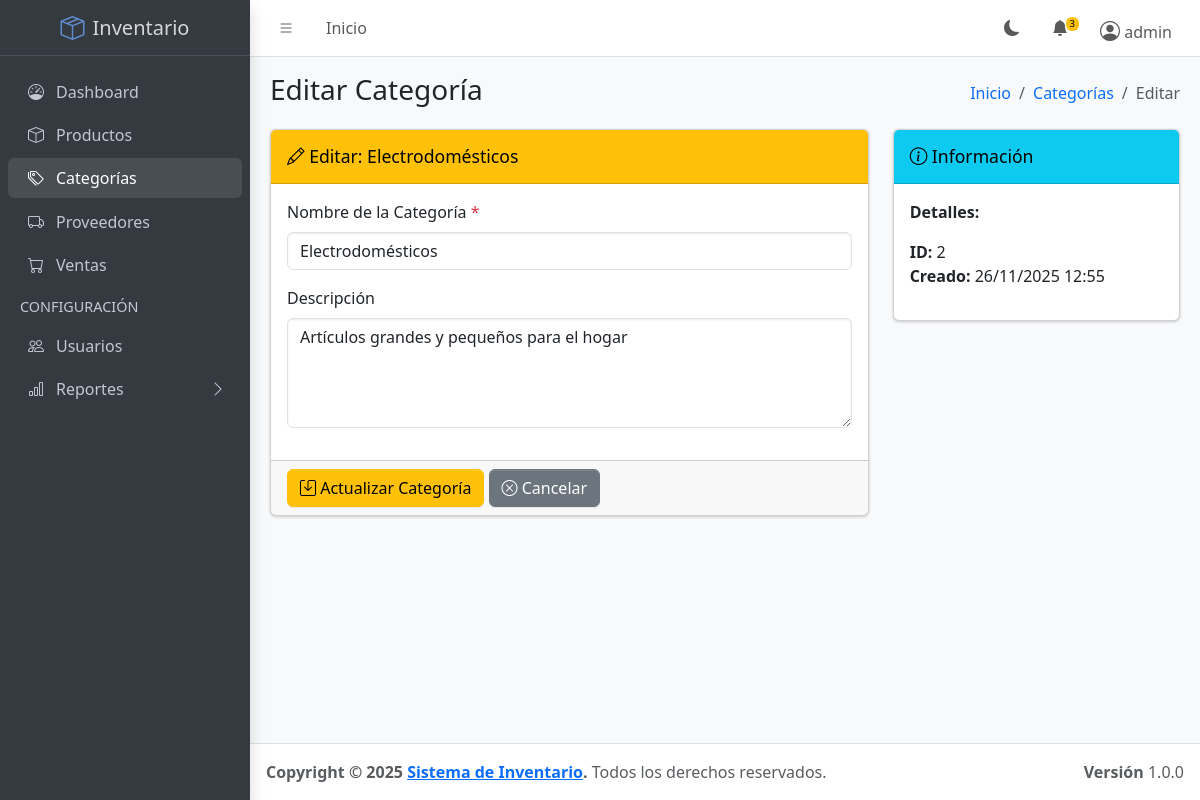
Screenshot of /public/category/edit/2 (signed in) with the database file from the repository.
### tables this page shows
CREATE TABLE `categories` (
  `id` int(11) NOT NULL,
  `name` varchar(100) NOT NULL,
  `description` text DEFAULT NULL,
  `created_at` timestamp NOT NULL DEFAULT current_timestamp()
);

### app/core/Controller.php (called while the page is built, shortened)
<?php
class Controller {
    public function model($model) {
        return new $model();
    }
    public function view($view, $data = []) {
        extract($data);
        require_once '../app/views/' . $view . '.php';
    }
}

### app/controllers/CategoryController.php (called while the page is built, shortened)
<?php
class CategoryController extends Controller
{
    public function edit($params)
    {
        $id = $params[0] ?? null;
        $categoryModel = $this->model('Category');
        $category = $categoryModel->getById($id);
        $data = [
            'title' => 'Editar Categoría',
            'category' => $category,
            'error' => $_SESSION['category_error'] ?? null
        ];
        $this->view('categories/edit', $data);
    }
}

### public/index.php (called while the page is built, shortened)
<?php
require_once '../app/config/db.php';
require_once '../app/core/Controller.php';
require_once '../app/core/Model.php';
$url = isset($_GET['url']) ? $_GET['url'] : '';
$router = new Router();
$router->route($url);

### app/core/Model.php (called while the page is built, shortened)
<?php
class Model {
    protected $db;
    protected $table;
    public function __construct() {
        $database = new Database();
        $this->db = $database->connect();
    }
    public function getById($id) {
        $query = "SELECT * FROM {$this->table} WHERE id = :id";
        $stmt = $this->db->prepare($query);
        $stmt->bindParam(':id', $id);
        $stmt->execute();
        return $stmt->fetch();
    }
}

### app/config/db.php (called while the page is built, shortened)
<?php
class Database
{
    private $host = 'localhost';
    private $db_name = 'inventory_system';
    private $username = 'root';
    private $password = '';
    public function connect()
    {
        $this->conn = null;
        try {
            $this->conn = new PDO('mysql:host=' . $this->host . ';dbname=' . $this->db_name, $this->username, $this->password);
            $this->conn->setAttribute(PDO::ATTR_ERRMODE, PDO::ERRMODE_EXCEPTION);
            $this->conn->setAttribute(PDO::ATTR_DEFAULT_FETCH_MODE, PDO::FETCH_ASSOC);
            $this->conn->exec("set names utf8");
        } catch (PDOException $e) {
            echo 'Connection Error: ' . $e->getMessage();
        }
        return $this->conn;
    }
}

### app/models/Category.php (called while the page is built, shortened)
<?php
class Category extends Model
{
    public function __construct()
    {
        $this->table = 'categories';
    }
}

### app/views/categories/edit.php (the view, shortened to what this page needs)
<?php require_once '../app/views/layouts/header.php'; ?>
<?php require_once '../app/views/layouts/sidebar.php'; ?>
<div class="app-content-header">
    <div class="container-fluid">
        <div class="row">
            <div class="col-sm-6">
                <h3 class="mb-0">Editar Categoría</h3>
            </div>
            <div class="col-sm-6">
                <ol class="breadcrumb float-sm-end">
                    <li class="breadcrumb-item"><a href="/GestionInventario/public/">Inicio</a></li>
                    <li class="breadcrumb-item"><a href="/GestionInventario/public/category">Categorías</a></li>
                    <li class="breadcrumb-item active">Editar</li>
                </ol>
            </div>
        </div>
    </div>
</div>
<div class="app-content">
    <div class="container-fluid">
        <div class="row">
            <div class="col-md-8">
                <div class="card card-warning">
                    <div class="card-header">
                        <h3 class="card-title">
                            <i class="bi bi-pencil"></i> Editar: <?= htmlspecialchars($category['name']) ?>
                        </h3>
                    </div>
                    <form action="/GestionInventario/public/category/update/<?= $category['id'] ?>" method="POST">
                        <div class="card-body">
                            <div class="mb-3">
                                <label for="name" class="form-label">Nombre de la Categoría <span class="text-danger">*</span></label>
                                <input type="text"
                                       class="form-control"
                                       id="name"
                                       name="name"
                                       value="<?= htmlspecialchars($category['name']) ?>"
                                       required>
                            </div>
                            <div class="mb-3">
                                <label for="description" class="form-label">Descripción</label>
                                <textarea class="form-control"
                                          id="description"
                                          name="description"
                                          rows="4"><?= htmlspecialchars($category['description']) ?></textarea>
                            </div>
                        </div>
                        <div class="card-footer">
                            <button type="submit" class="btn btn-warning">
                                <i class="bi bi-save"></i> Actualizar Categoría
                            </button>
                            <a href="/GestionInventario/public/category" class="btn btn-secondary">
                                <i class="bi bi-x-circle"></i> Cancelar
                            </a>
                        </div>
                    </form>
                </div>
            </div>
            <div class="col-md-4">
                <div class="card card-info">
                    <div class="card-header">
                        <h3 class="card-title">
                            <i class="bi bi-info-circle"></i> Información
                        </h3>
                    </div>
                    <div class="card-body">
                        <p><strong>Detalles:</strong></p>
                        <ul class="list-unstyled">
                            <li><strong>ID:</strong> <?= $category['id'] ?></li>
                            <li><strong>Creado:</strong> <?= date('d/m/Y H:i', strtotime($category['created_at'])) ?></li>
                        </ul>
                    </div>
                </div>
            </div>
        </div>
    </div>
</div>
<?php require_once '../app/views/layouts/footer.php'; ?>

### rows the page displays
categories: name "Electrodomésticos", description "Artículos grandes y pequeños para el hogar", id "2", created_at "26/11/2025 12:55"

### other values shown
$_SESSION['username'] "admin"
